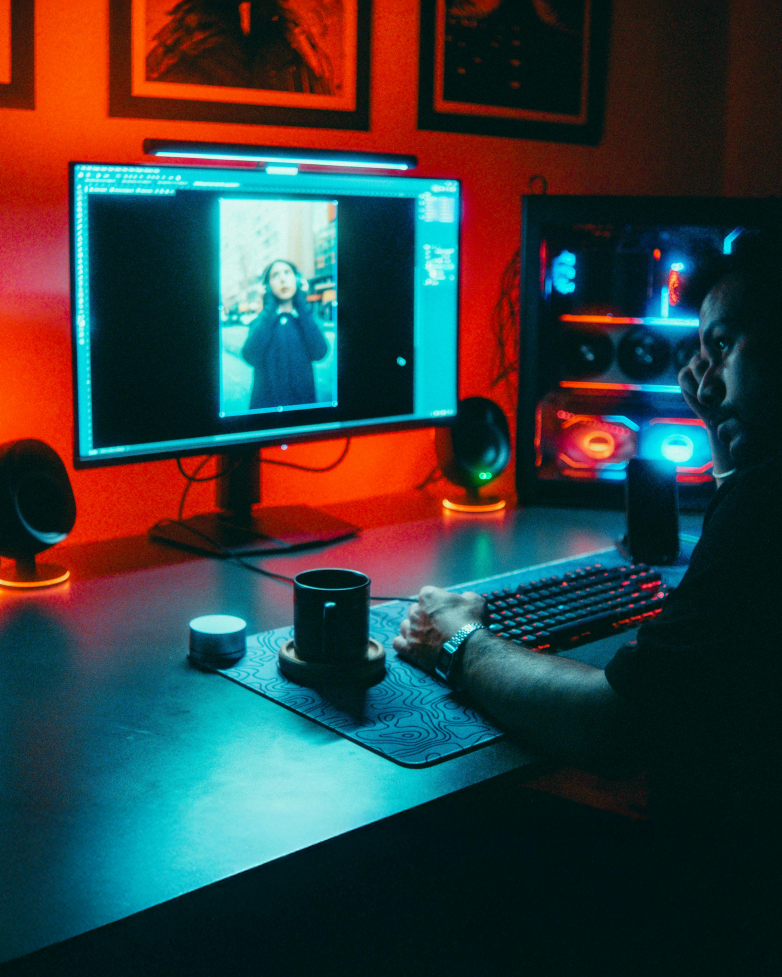
#> input picture Photos/pc desk.jpg, 4690 x 5862 px (shown at 1/6 size)
$ python Reading_photo.py
#> lines starting #> are read from the running program, lines starting #| are printed output that depends on the picture
import cv2 as cv
from pathlib import Path

img_path = Path(__file__).parent / "Photos" / "pc desk.jpg"
img = cv.imread(str(img_path))
#> img is the input picture: shape (5862, 4690, 3); mean B, G, R 62.3, 62, 54.2

if img is None:
    raise FileNotFoundError(f"Could not load image: {img_path}")

def fit_to_screen(image, max_width=900, max_height=700):
#> called with max_width = 900, max_height = 700
    height, width = image.shape[:2]
#> height = 5862; width = 4690
    scale = min(max_width / width, max_height / height, 1.0)
#> scale = 0.119
    new_size = (int(width * scale), int(height * scale))
#> new_size = (560, 700)
    return cv.resize(image, new_size, interpolation=cv.INTER_AREA)
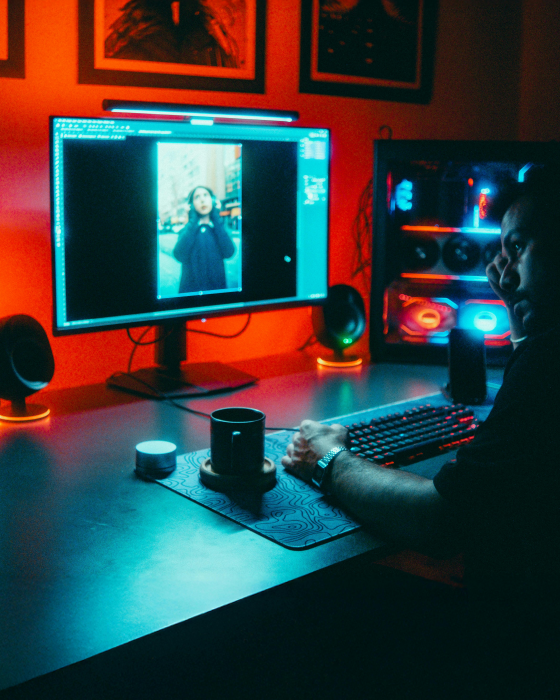
#> returned value: shape (700, 560, 3); mean of channels 0, 1, 2 62.3, 62, 54.2; drawn as B, G, R


small_img = fit_to_screen(img)
cv.imshow("Pc", small_img)
cv.waitKey(0)
cv.destroyAllWindows()

$ run again, with Photos/img.jpg copied over Photos/pc desk.jpg
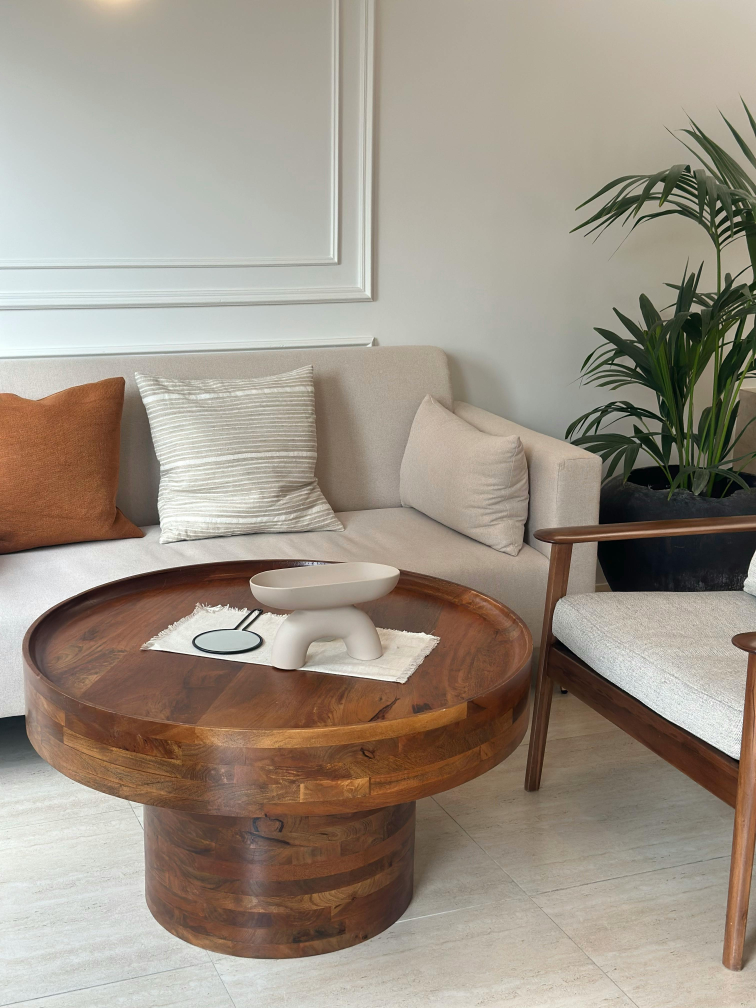
#> input picture Photos/img.jpg, 3024 x 4032 px (shown at 1/4 size)
#> img is the input picture: shape (4032, 3024, 3); mean B, G, R 133.9, 147, 157.4
#> in fit_to_screen, `return cv.resize(image, new_size, interpolation=cv.INTER_AREA)`:
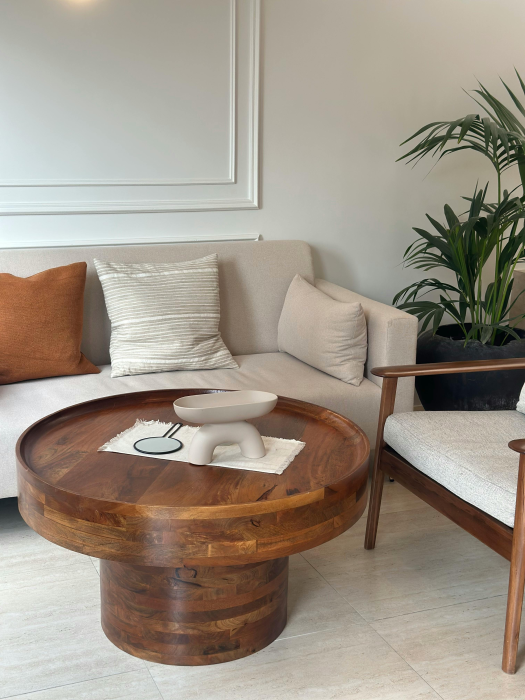
#> returned value: shape (700, 525, 3); mean of channels 0, 1, 2 133.9, 147, 157.4; drawn as B, G, R
